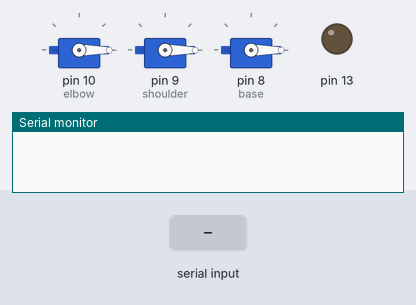
Bench run of a sketch on a simulated Arduino Uno, built with avr-gcc and run on an emulated ATmega328P. Parts: 3 × servo, output pins drawn as LEDs (lit = HIGH), the last lines printed to the serial monitor. The test bench sets the inputs (shaded band). At 9.8 s the program stops and its outputs stay as they are.

Above: at 1.2 s.
1.3 s: "90,45\n" received over Serial
At 3.2 s:
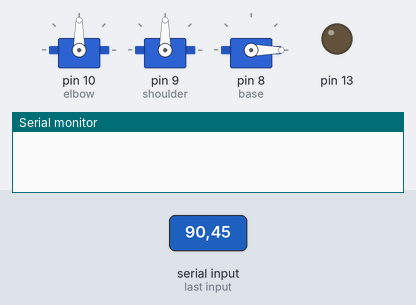
3.8 s: "30,150\n" received over Serial
At 5.2 s:
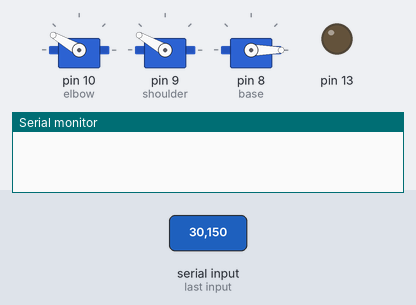
6.3 s: "5\n" received over Serial
At 8.1 s:
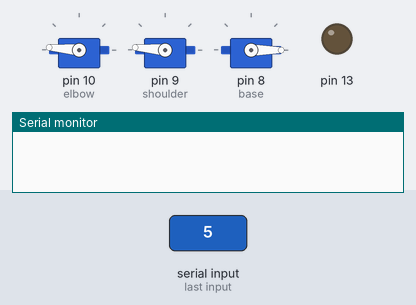
8.8 s: "exit " received over Serial
At 10.2 s:
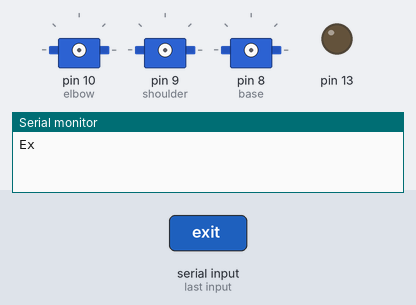
Timing chart, 0 to 11.3 s (numbered marks = the images above; inputs shaded):
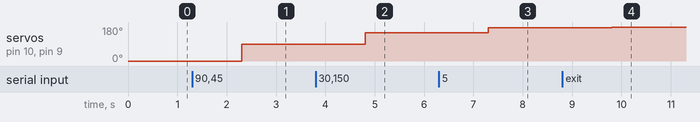

The sketch:

armController.ino
```cpp
#include <Wire.h>
#include <Servo.h>


Servo elbow;
Servo shoulder;
Servo base;
void setup() {
  // put your setup code here, to run once:
  Serial.begin(9600);

  pinMode(13, OUTPUT);

  elbow.attach(10);
  shoulder.attach(9);
  base.attach(8);

  elbow.write(0);
  shoulder.write(0);
  base.write(0);

}

void loop() {
  // put your main code here, to run repeatedly:
  if (Serial.available() > 0){
    String msg = Serial.readString();
    updateServos(msg);
    if(msg == "exit "){
      Serial.println("Exit");
      exit(0);
    }
}
}


void updateServos(String msg) {
  int _index = msg.indexOf('_');
  int last_index = msg.lastIndexOf('_');
  int alphaAngle = msg.substring(0,_index).toInt();
  int betaAngle = msg.substring(_index + 1, last_index).toInt();
  //int radiantAngle = msg.substring(last_index + 1, -1).toInt();
  shoulder.write(180-alphaAngle);
  elbow.write(180-betaAngle);

}
```

Measured:
- after the input at 1.3 s, servo on pin 10 (elbow), servo on pin 9 (shoulder): 0° → 90° after 1.0 s
- after the input at 3.8 s, servo on pin 10 (elbow), servo on pin 9 (shoulder): 90° → 150° after 1.0 s
- after the input at 6.3 s, servo on pin 10 (elbow), servo on pin 9 (shoulder): 150° → 175° after 1.0 s
- after the input at 8.8 s, servo on pin 10 (elbow), servo on pin 9 (shoulder): 175° → 180° after 1.0 s
